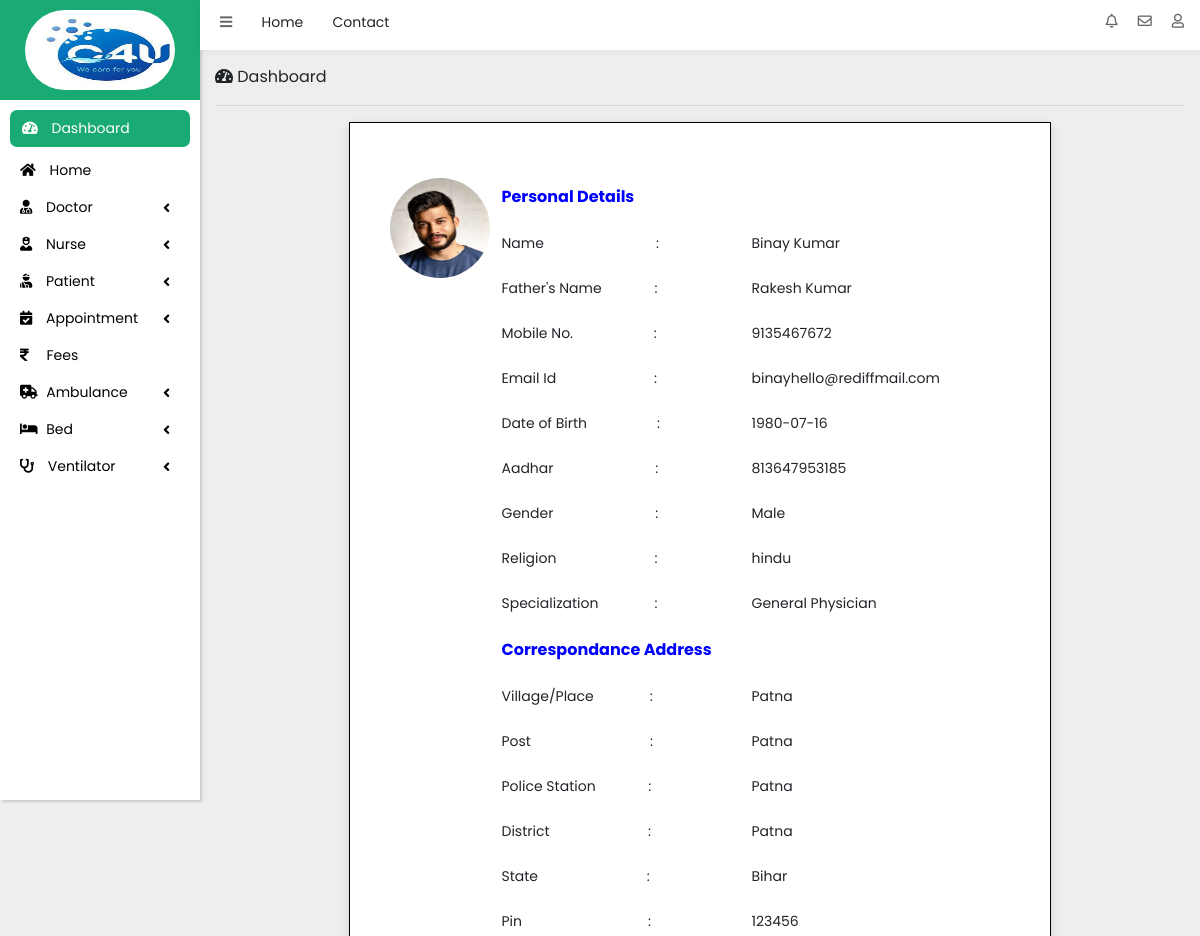
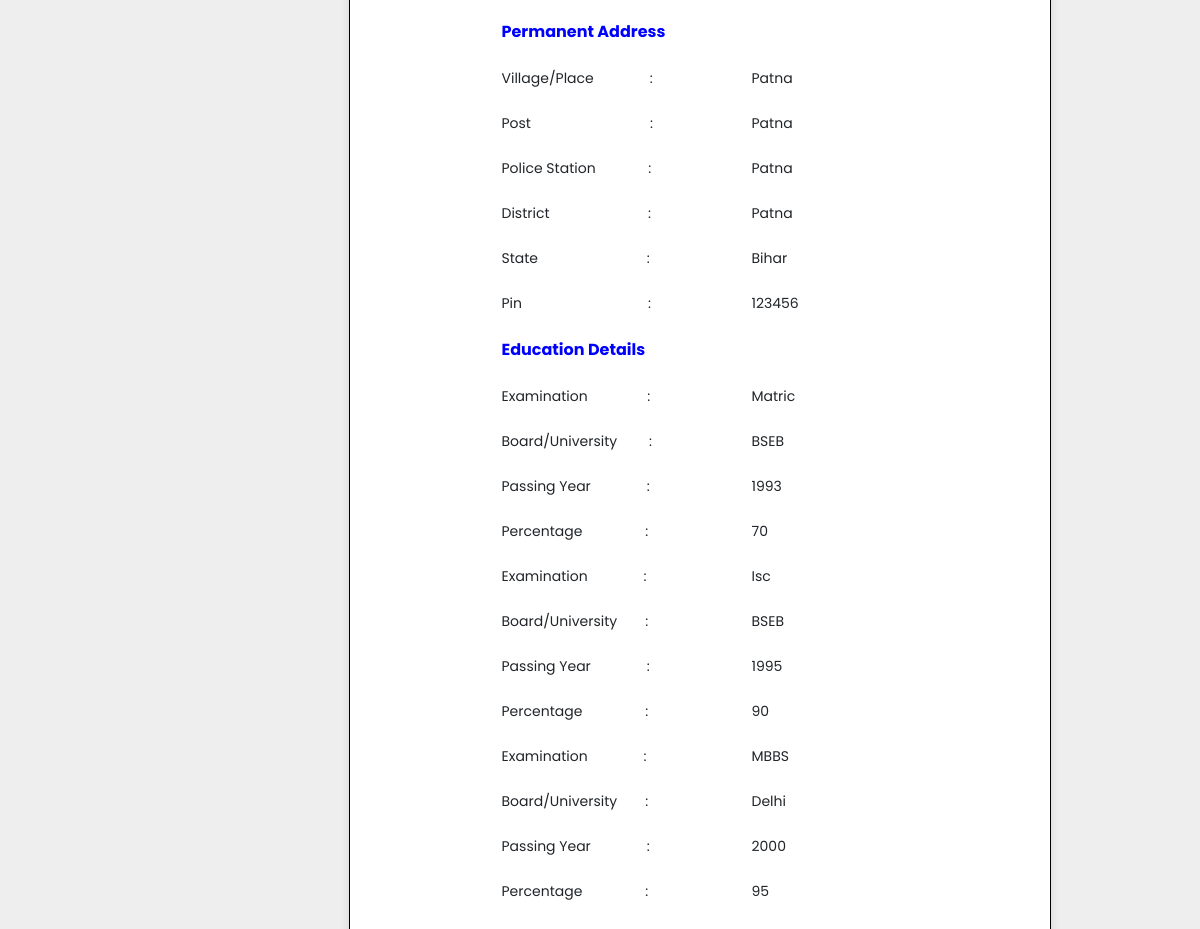
Screenshot of /Admin/showall.php?id=1 (signed in) with the database file from the repository (2 pictures, top to bottom).
### tables this page shows
CREATE TABLE `add_doctor` (
  `id` int(9) NOT NULL,
  `name` varchar(50) NOT NULL,
  `fname` varchar(50) NOT NULL,
  `phone` bigint(10) NOT NULL,
  `mail` varchar(50) NOT NULL,
  `dob` date NOT NULL,
  `adhar` bigint(12) NOT NULL,
  `gender` varchar(20) NOT NULL,
  `religion` varchar(20) NOT NULL,
  `specialization` varchar(50) NOT NULL,
  `vill` varchar(50) NOT NULL,
  `post` varchar(50) NOT NULL,
  `police` varchar(50) NOT NULL,
  `dist` varchar(20) NOT NULL,
  `state` varchar(30) NOT NULL,
  `pin` int(6) NOT NULL,
  `vill1` varchar(50) NOT NULL,
  `post1` varchar(50) NOT NULL,
  `police1` varchar(50) NOT NULL,
  `dist1` varchar(20) NOT NULL,
  `state1` varchar(30) NOT NULL,
  `pin1` int(6) NOT NULL,
  `course` varchar(50) NOT NULL,
  `board` varchar(50) NOT NULL,
  `pyear` varchar(10) NOT NULL,
  `per` varchar(10) NOT NULL,
  `course1` varchar(50) NOT NULL,
  `board1` varchar(50) NOT NULL,
  `pyear1` varchar(10) NOT NULL,
  `per1` varchar(10) NOT NULL,
  `course2` varchar(50) NOT NULL,
  `board2` varchar(50) NOT NULL,
  `pyear2` varchar(10) NOT NULL,
  `per2` varchar(10) NOT NULL,
  `image` varchar(100) NOT NULL
);

### Admin/showall.php (the view, shortened to what this page needs)
<?php
    if(isset($_SESSION['user_id'])){
    include "include/header.php";
    include "include/sidebar.php";
    include "include/top-header.php";
?>
<div class="container-fluid">
    <div class="row">
        <div class="col-12 col-md-12">
            <div class="dashboard-title">
                <span><i class="fas fa-tachometer-alt"></i> Dashboard</span><hr>
            </div>
        </div>
    </div>
    <div class="row">
        <?php
            include "sql/config.php";
            $id = $_GET['id'];
            $sql = "SELECT *FROM add_doctor WHERE id = '$id'";
            $table = mysqli_query($conn, $sql);
            $row = mysqli_fetch_array($table);
        ?>
    <form>
        <div class="col-12 col-md-12">
            <div class="doctor-detail">
                <div class="row">
                    <div class="doctor-image">
                        <img src="sql/doctor_image/<?php echo $row['image']; ?>" alt="Doctor Image" height="200" width="200">
                    </div>
                    <div class="doctor-full-info">
                        <table class="table table-responsive">
                            <tr>
                                <th>Personal Details</th>
                            </tr>
                            <tr>
                                <td>Name&emsp;&emsp;&emsp;&emsp;&emsp;&emsp;&emsp;&emsp;:</td><td> <?php echo $row['name']; ?></td>
                            </tr>
                            <tr>
                                <td>Father's Name&emsp;&emsp;&emsp;&ensp;&nbsp;: </td><td> <?php echo $row['fname']; ?></td>
                            </tr>
                            <tr>
                                <td>Mobile No.&emsp;&emsp;&emsp;&emsp;&emsp;&ensp;&nbsp;: </td><td> <?php echo $row['phone']; ?></td>
                            </tr>
                            <tr>
                                <td>Email Id&emsp;&emsp;&emsp;&emsp;&emsp;&emsp;&emsp;: </td><td> <?php echo $row['mail']; ?></td>
                            </tr>
                            <tr>
                                <td>Date of Birth&emsp;&emsp;&emsp;&emsp;&ensp;&ensp;: </td><td> <?php echo $row['dob']; ?></td>
                            </tr>
                            <tr>
                                <td>Aadhar&emsp;&emsp;&emsp;&emsp;&emsp;&emsp;&emsp;&nbsp;: </td><td> <?php echo $row['adhar']; ?></td>
                            </tr>
                            <tr>
                                <td>Gender&emsp;&emsp;&emsp;&emsp;&emsp;&emsp;&emsp;&nbsp;: </td><td> <?php echo $row['gender']; ?></td>
                            </tr>
                            <tr>
                                <td>Religion&emsp;&emsp;&emsp;&emsp;&emsp;&emsp;&emsp;: </td><td> <?php echo $row['religion']; ?></td>
                            </tr>
                            <tr>
                                <td>Specialization&emsp;&emsp;&emsp;&emsp;: </td><td> <?php echo $row['specialization']; ?></td>
                            </tr>
                            <tr>
                                <th>Correspondance Address</th>
                            </tr>
                            <tr>
                                <td>Village/Place&emsp;&emsp;&emsp;&emsp;: </td><td> <?php echo $row['vill']; ?></td>
                            </tr>
                            <tr>
                                <td>Post&emsp;&emsp;&emsp;&emsp;&emsp;&emsp;&emsp;&emsp;&ensp;: </td><td> <?php echo $row['post']; ?></td>
                            </tr>
                            <tr>
                                <td>Police Station&emsp;&emsp;&emsp;&ensp;&nbsp;: </td><td> <?php echo $row['police']; ?></td>
                            </tr>
                            <tr>
                                <td>District&emsp;&emsp;&emsp;&emsp;&emsp;&emsp;&ensp;&nbsp;&nbsp;: </td><td> <?php echo $row['dist']; ?></td>
                            </tr>
                            <tr>
                                <td>State&emsp;&emsp;&emsp;&emsp;&emsp;&emsp;&emsp;&ensp;&nbsp;: </td><td> <?php echo $row['state']; ?></td>
                            </tr>
                            <tr>
                                <td>Pin&emsp;&emsp;&emsp;&emsp;&emsp;&emsp;&emsp;&emsp;&emsp;: </td><td> <?php echo $row['pin']; ?></td>
                            </tr>
                            <tr>
                                <th>Permanent Address</th>
                            </tr>
                            <tr>
                                <td>Village/Place&emsp;&emsp;&emsp;&emsp;: </td><td> <?php echo $row['vill1']; ?></td>
                            </tr>
                            <tr>
                                <td>Post&emsp;&emsp;&emsp;&emsp;&emsp;&emsp;&emsp;&emsp;&ensp;: </td><td> <?php echo $row['post1']; ?></td>
                            </tr>
                            <tr>
                                <td>Police Station&emsp;&emsp;&emsp;&ensp;&nbsp;: </td><td> <?php echo $row['police1']; ?></td>
                            </tr>
                            <tr>
                                <td>District&emsp;&emsp;&emsp;&emsp;&emsp;&emsp;&ensp;&nbsp;&nbsp;: </td><td> <?php echo $row['dist1']; ?></td>
                            </tr>
                            <tr>
                                <td>State&emsp;&emsp;&emsp;&emsp;&emsp;&emsp;&emsp;&ensp;&nbsp;: </td><td> <?php echo $row['state1']; ?></td>
                            </tr>
                            <tr>
                                <td>Pin&emsp;&emsp;&emsp;&emsp;&emsp;&emsp;&emsp;&emsp;&emsp;: </td><td> <?php echo $row['pin1']; ?></td>
                            </tr>
                            <tr>
                                <th>Education Details</th>
                            </tr>
                            <tr>
                                <td>Examination&emsp;&emsp;&emsp;&emsp;&nbsp;: </td><td> <?php echo $row['course']; ?></td>
                            </tr>
                            <tr>
                                <td>Board/University&emsp;&emsp;&nbsp;: </td><td> <?php echo $row['board']; ?></td>
                            </tr>
                            <tr>
                                <td>Passing Year&emsp;&emsp;&emsp;&emsp;: </td><td> <?php echo $row['pyear']; ?></td>
                            </tr>
                            <tr>
                                <td>Percentage&emsp;&emsp;&emsp;&emsp;&ensp;: </td><td> <?php echo $row['per']; ?></td>
                            </tr>
                            <tr>
                                <td>Examination&emsp;&emsp;&emsp;&emsp;: </td><td> <?php echo $row['course1']; ?></td>
                            </tr>
                            <tr>
                                <td>Board/University&emsp;&emsp;: </td><td> <?php echo $row['board1']; ?></td>
                            </tr>
                            <tr>
                                <td>Passing Year&emsp;&emsp;&emsp;&emsp;: </td><td> <?php echo $row['pyear1']; ?></td>
                            </tr>
                            <tr>
                                <td>Percentage&emsp;&emsp;&emsp;&emsp;&ensp;: </td><td> <?php echo $row['per1']; ?></td>
                            </tr>
                            <tr>
                                <td>Examination&emsp;&emsp;&emsp;&emsp;: </td><td> <?php echo $row['course2']; ?></td>
                            </tr>
                            <tr>
                                <td>Board/University&emsp;&emsp;: </td><td> <?php echo $row['board2']; ?></td>
                            </tr>
                            <tr>
                                <td>Passing Year&emsp;&emsp;&emsp;&emsp;: </td><td> <?php echo $row['pyear2']; ?></td>
                            </tr>
                            <tr>
                                <td>Percentage&emsp;&emsp;&emsp;&emsp;&ensp;: </td><td> <?php echo $row['per2']; ?></td>
                            </tr>
                        </table>
                    </div>
                </div>
            </div>
        </div>
    </form>
    </div>
</div>
<?php
    include "include/footer.php";
    }else{
        header("Location: loginPage.php");
    }
?>

### Admin/css/style.css (style rules this page uses)
body { margin: 0px; padding: 0px; background-color: #EEE; font-family: 'Poppins', sans-serif; }
.dashboard-title { padding-top: 15px; }

### Admin/css/showall.css (style rules this page uses)
body { margin: 0px; padding: 0px; }
form { margin: auto; }
.doctor-detail { height: auto; width: auto; box-shadow: rgba(99, 99, 99, 0.2) 0px 2px 8px 0px; background-color: #fff; padding: 50px; margin-bottom: 10px; border: 1px solid black; }
.doctor-detail .doctor-image { width: 15%; height: 100%; float: left; padding: 5px; }
.doctor-detail .doctor-image img { height: 100px; width: 100px; border-radius: 50%; }
.doctor-full-info { width: 85%; height: auto; float: left; padding: 0px 10px; }
.doctor-full-info table th { border-top: none; color: blue; }
.doctor-full-info table tr td { border-top: none; width: 250px; }

### Admin/css/showallNurse.css (style rules this page uses)
body { margin: 0px; padding: 0px; }
form { margin: auto; }

### Admin/css/showallPatient.css (style rules this page uses)
body { margin: 0px; padding: 0px; }
form { margin: auto; }

### Admin/css/newPatient_appointment.css (style rules this page uses)
body { margin: 0px; padding: 0px; }

### Admin/css/loginPage.css (style rules this page uses)
.bg-doc-image .log-in-text-admin table tr th, td { font-size: 14px; }

### rows the page displays
add_doctor: image (picture), name "Binay Kumar", fname "Rakesh Kumar", phone "9135467672", mail "binayhello@rediffmail.com", dob "1980-07-16", adhar "813647953185", gender "Male", religion "hindu", specialization "General Physician", vill "Patna", post "Patna", police "Patna", dist "Patna", state "Bihar", pin "123456", vill1 "Patna", post1 "Patna", police1 "Patna", dist1 "Patna", state1 "Bihar", pin1 "123456", course "Matric", board "BSEB", pyear "1993", per "70", course1 "Isc", board1 "BSEB", pyear1 "1995", per1 "90", course2 "MBBS", board2 "Delhi", pyear2 "2000", per2 "95"
